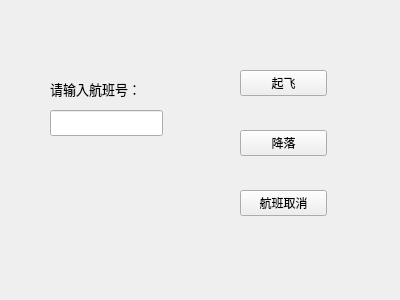
<?xml version="1.0" encoding="UTF-8"?>
<ui version="4.0">
 <class>airupdate</class>
 <widget class="QWidget" name="airupdate">
  <property name="geometry">
   <rect>
    <x>0</x>
    <y>0</y>
    <width>400</width>
    <height>300</height>
   </rect>
  </property>
  <property name="windowTitle">
   <string>Form</string>
  </property>
  <widget class="QPushButton" name="pushButton">
   <property name="geometry">
    <rect>
     <x>240</x>
     <y>70</y>
     <width>87</width>
     <height>26</height>
    </rect>
   </property>
   <property name="text">
    <string>起飞</string>
   </property>
  </widget>
  <widget class="QPushButton" name="pushButton_2">
   <property name="geometry">
    <rect>
     <x>240</x>
     <y>130</y>
     <width>87</width>
     <height>26</height>
    </rect>
   </property>
   <property name="text">
    <string>降落</string>
   </property>
  </widget>
  <widget class="QPushButton" name="pushButton_3">
   <property name="geometry">
    <rect>
     <x>240</x>
     <y>190</y>
     <width>87</width>
     <height>26</height>
    </rect>
   </property>
   <property name="text">
    <string>航班取消</string>
   </property>
  </widget>
  <widget class="QLabel" name="label">
   <property name="geometry">
    <rect>
     <x>50</x>
     <y>80</y>
     <width>101</width>
     <height>18</height>
    </rect>
   </property>
   <property name="font">
    <font>
     <pointsize>10</pointsize>
    </font>
   </property>
   <property name="text">
    <string>请输入航班号：</string>
   </property>
  </widget>
  <widget class="QLineEdit" name="lineEdit">
   <property name="geometry">
    <rect>
     <x>50</x>
     <y>110</y>
     <width>113</width>
     <height>26</height>
    </rect>
   </property>
  </widget>
 </widget>
 <resources/>
 <connections/>
</ui>
